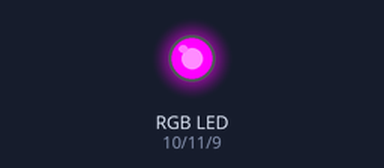
Recording of a sketch running on a simulated Arduino Uno, built with avr-gcc and run on an emulated ATmega328P. Shown: an RGB LED mixed from three pins (HIGH = lit).

Above: at 0.05 s.
At 1.75 s:
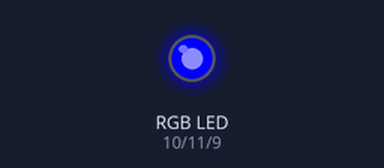
At 2.6 s:
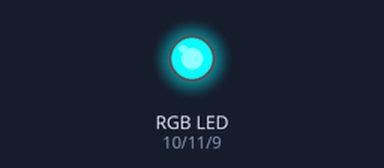
At 3.5 s:
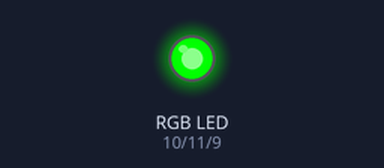
At 5.2 s:
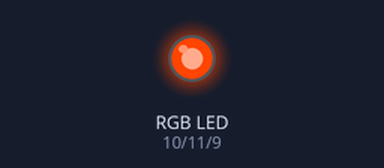
At 6.95 s:
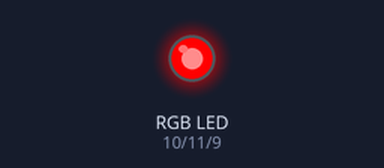
Timing chart, 0 to 9.1 s (numbered marks = the images above):
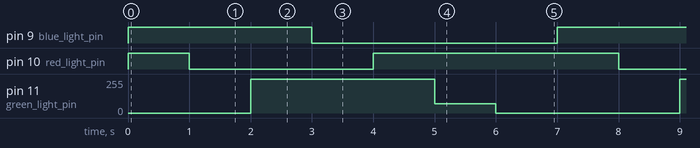

Measured:
- by itself, pin 9 (blue_light_pin): alternates HIGH for 3.0 s and LOW for 4.0 s
- by itself, pin 10 (red_light_pin): repeats every 7.0 s: LOW 3.0 s, HIGH 4.0 s
- by itself, pin 11 (green_light_pin): repeats every 7.0 s: 69/255 1.0 s, 0/255 3.0 s, 255/255 3.0 s

The sketch:

rgb_led_rainbow.ino
```cpp
int red_light_pin= 10;
int green_light_pin = 11;
int blue_light_pin = 9;
void setup() {
  pinMode(red_light_pin, OUTPUT);
  pinMode(green_light_pin, OUTPUT);
  pinMode(blue_light_pin, OUTPUT);
}
void loop() {
  RGB_color(255, 0, 255); // v
  delay(1000);
  RGB_color(0, 0, 255); // i
  delay(1000);
  RGB_color(0, 255, 255); // b
  delay(1000);
  RGB_color(0, 255, 0); // g
  delay(1000);
  RGB_color(255, 255, 0); // y
  delay(1000);
  RGB_color(255, 69, 0); // o
  delay(1000);
  RGB_color(255, 0, 0); // r
  delay(1000);

}
void RGB_color(int red_light_value, int green_light_value, int blue_light_value)
 {
  analogWrite(red_light_pin, red_light_value);
  analogWrite(green_light_pin, green_light_value);
  analogWrite(blue_light_pin, blue_light_value);
}
```
